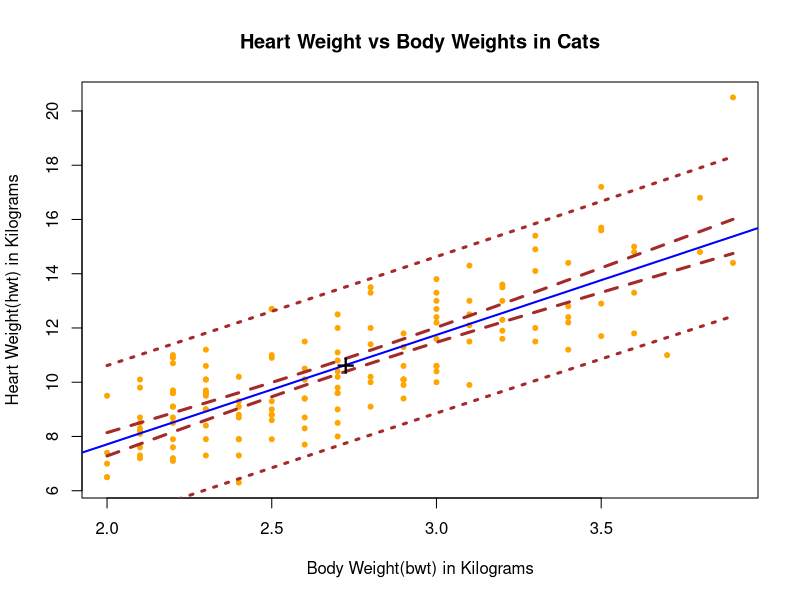
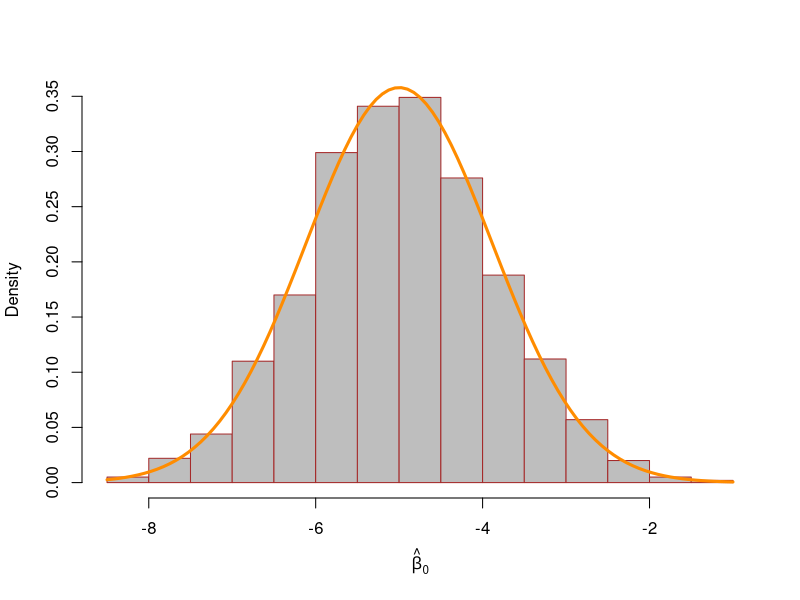
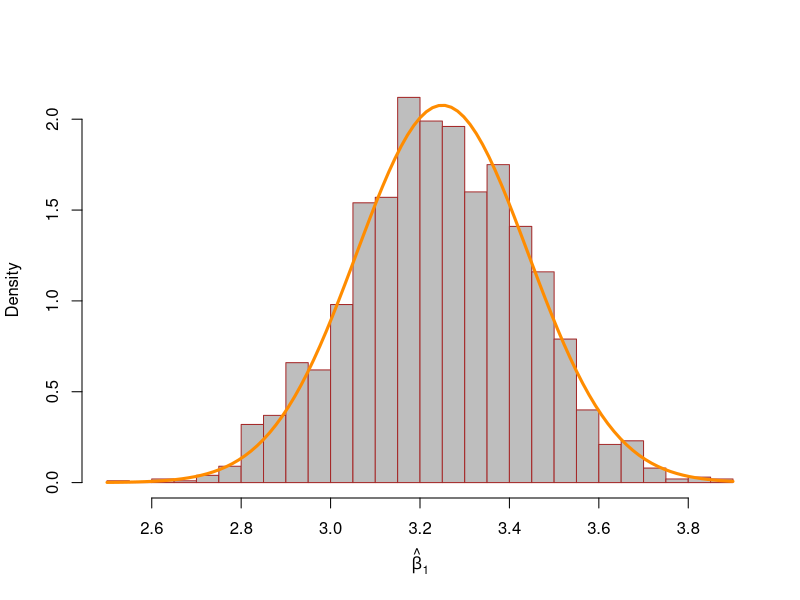

Write the R code that produced these figures, in order.
## ---- chunk 1
library(MASS)
cat_model = lm(Hwt ~ Bwt, data = cats)
summary(cat_model)$coefficients
summary(cat_model)$coefficients["Bwt", "t value"]
summary(cat_model)$coefficients["Bwt", "Pr(>|t|)"]
## ---- chunk 2
confint(cat_model, "Bwt", level = 0.95)

## ---- chunk 3
confint(cat_model, "(Intercept)", level = 0.90)

## ---- chunk 4
predict(cat_model, newdata = data.frame(Bwt = c(2.1, 2.8)), interval = c("confidence"), level = 0.90)

## ---- chunk 5
predict(cat_model, newdata = data.frame(Bwt = c(2.8, 4.2)), interval = c("prediction"), level = 0.90)

## ---- chunk 6
plot(Hwt ~ Bwt, data = cats, xlab = "Body Weight(bwt) in Kilograms", ylab = "Heart Weight(hwt) in Kilograms", 
     main = "Heart Weight vs Body Weights in Cats", pch = 20, cex = 1, col = "orange")
abline(cat_model, lwd = 2, col = "blue")

bwt_grid = seq(min(cats$Bwt), max(cats$Bwt), by = 0.01)
hwt_ci_band = predict(cat_model, newdata = data.frame(Bwt = bwt_grid), interval = "confidence", level = 0.95)
hwt_pi_band = predict(cat_model, newdata = data.frame(Bwt = bwt_grid), interval = "prediction", level = 0.95)

lines(bwt_grid, hwt_ci_band[, "lwr"], col = "brown", lwd = 3, lty = 2)
lines(bwt_grid, hwt_ci_band[, "upr"], col = "brown", lwd = 3, lty = 2)
lines(bwt_grid, hwt_pi_band[, "lwr"], col = "brown", lwd = 3, lty = 3)
lines(bwt_grid, hwt_pi_band[, "upr"], col = "brown", lwd = 3, lty = 3)
points(mean(cats$Bwt), mean(cats$Hwt), pch = "+", cex = 2)

## ---- chunk 7
beta_1 = coefficients(cat_model)[2]
stand_error = summary(cat_model)$coefficients["Bwt", "Std. Error"]
beta_1_hat_t = (beta_1 - 4) / stand_error
beta_1_hat_t
p_value = 2 * pt(abs(beta_1_hat_t), df = length(resid(cat_model)) - 2, lower.tail = FALSE)
p_value
## ---- chunk 8
data(Ozone, package = "mlbench")
Ozone = Ozone[, c(4, 6, 7, 8)]
colnames(Ozone) = c("ozone", "wind", "humidity", "temp")
Ozone = Ozone[complete.cases(Ozone), ]
## ---- chunk 9
ozone_model = lm(ozone ~ wind, data = Ozone)
summary(ozone_model)$coefficients["wind", "t value"]
summary(ozone_model)$coefficients["wind", "Pr(>|t|)"]
## ---- chunk 10
ozone_model = lm(ozone ~ temp, data = Ozone)
summary(ozone_model)$coefficients["temp", "t value"]
summary(ozone_model)$coefficients["temp", "Pr(>|t|)"]
## ---- chunk 11
birthday = 18760613 #19830611
set.seed(birthday)
n = 50
x = seq(0, 10, length = n)

beta_0 = -5
beta_1 = 3.25
sigma = 4

num_samples = 2000
beta_0_hats = rep(0, num_samples)
beta_1_hats = rep(0, num_samples)

for(i in 1:num_samples) {
  eps = rnorm(n, mean = 0, sd = sigma)
  y = beta_0 + beta_1 * x + eps
  sim_model = lm(y ~ x)
  beta_0_hats[i] = coef(sim_model)[1]
  beta_1_hats[i] = coef(sim_model)[2]
}

## ---- chunk 12
Sxx = sum((x - mean(x)) ^ 2)
var_beta_1_hat = (sigma ^ 2)/Sxx
var_beta_0_hat = (sigma ^ 2)*((1/n) + (mean(x)^2/Sxx))
data_summary = data.frame(value = c("E of known values", "mean of simulated vlaues", "SD of known vlaues", "sd of simulated values"),
                          beta_0_hat = c(beta_0, mean(beta_0_hats), var_beta_0_hat, sd(beta_0_hats)),
                          beta_1_hat = c(beta_1, mean(beta_1_hats), var_beta_1_hat, sd(beta_1_hats))
                          )
library(knitr)
kable(data_summary)
## ---- chunk 13
hist(beta_0_hats, prob = TRUE, breaks = 25, col = "grey", border = "brown", xlab = expression(hat(beta)[0]), main = "")
curve(dnorm(x, mean = beta_0, sd = sqrt(var_beta_0_hat)), col = "darkorange", add = TRUE, lwd = 3)

hist(beta_1_hats, prob = TRUE, breaks = 25, col = "grey", border = "brown", xlab = expression(hat(beta)[1]), main = "")
curve(dnorm(x, mean = beta_1, sd = sqrt(var_beta_1_hat)), col = "darkorange", add = TRUE, lwd = 3)
## ---- chunk 14
birthday = 18760613
set.seed(birthday)
n = 25
x = seq(0, 2.5, length = n)

Sxx = sum((x - mean(x)) ^ 2)
beta_0 = 5
beta_1 = 2
sigma = 3 

num_samples = 2500
beta_hat_1 = rep(0, num_samples)
s_e = rep(0, num_samples)
for (i in 1:num_samples) {
  y = beta_0 + beta_1 * x + rnorm(n, 0, sigma)
  sim_model = lm(y ~ x)
  beta_1_hats[i] = coef(sim_model)[2]
  s_e[i] = summary(sim_model)$sigma
}

## ---- chunk 15
#confint(sim_model, parm = "(Intercept)", level = 0.95)
alpha = 0.05
crit = -qt(alpha / 2, df = n - 2)
lower_95 = beta_1_hats - crit * s_e / sqrt(Sxx)
upper_95 = beta_1_hats + crit * s_e / sqrt(Sxx)
## ---- chunk 16
mean(lower_95 < beta_1 & beta_1 < upper_95)
## ---- chunk 17
1 - mean(lower_95 < 0 & 0 < upper_95)
## ---- chunk 18
alpha = 0.01
crit = -qt(alpha / 2, df = n - 2)
lower_99 = beta_1_hats - crit * s_e / sqrt(Sxx)
upper_99 = beta_1_hats + crit * s_e / sqrt(Sxx)
## ---- chunk 19
mean(lower_99 < beta_1 & beta_1 < upper_99)
## ---- chunk 20
1 - mean(lower_99 < 0 & 0 < upper_99)
## ---- chunk 21
calc_pred_int = function(model , newdata, level = 0.95) {
  
  t_95 = abs(qt(0.05/2, df = length(resid(model)) - 2))
  interval_95 = predict(model, newdata, interval = "prediction")
  lwr_95 = interval_95[2]
  upr_95 = interval_95[3]
  margin =(upr_95 - lwr_95)/2
  se = margin/t_95

  alpha = 1 - level
  t = abs(qt(alpha/2, df = length(resid(model)) - 2))
  
  c(est = interval_95[1], lwr = interval_95[1] - t*se , upr = interval_95[1] + t*se)
}
